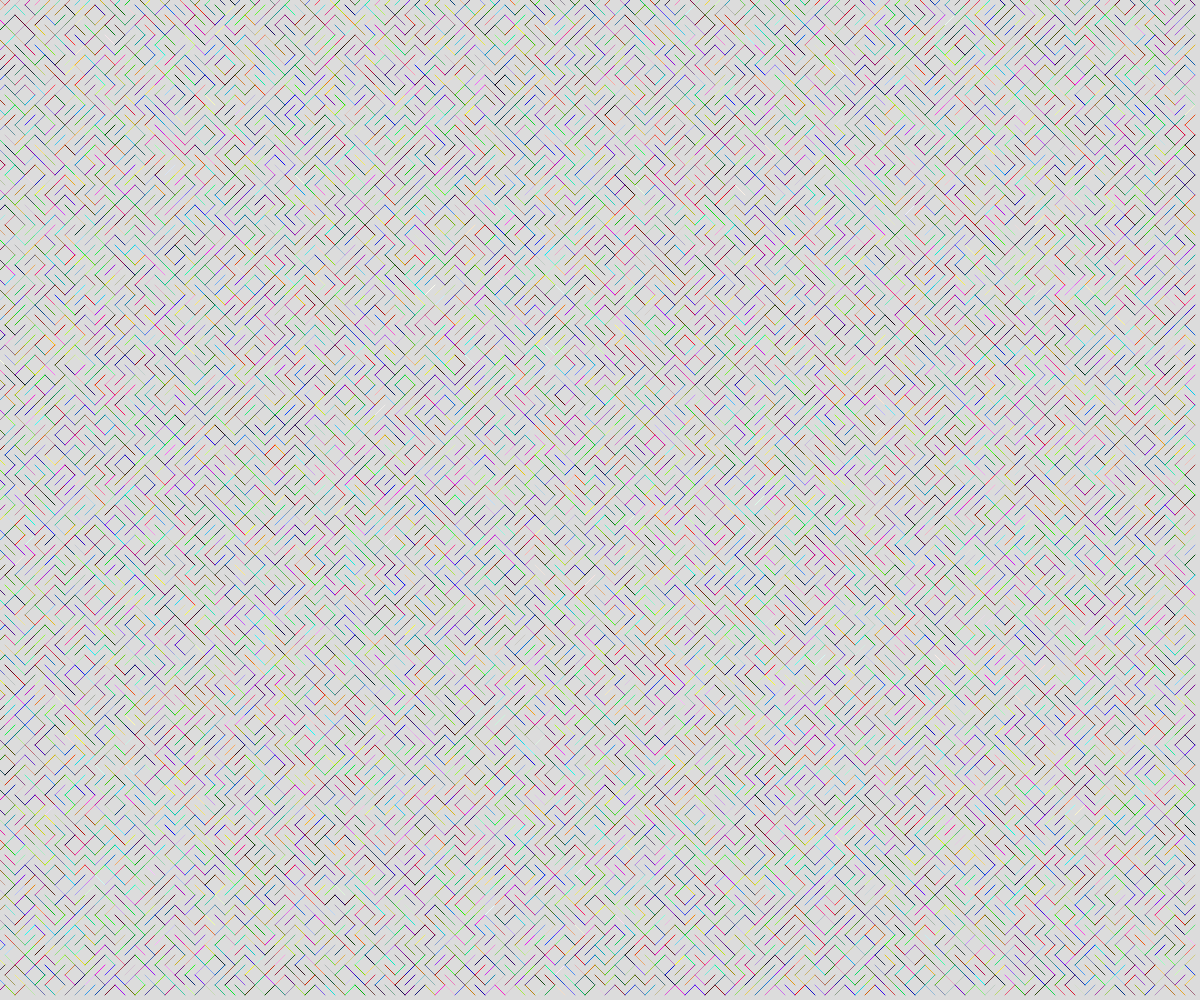
Frame 1 (no input)
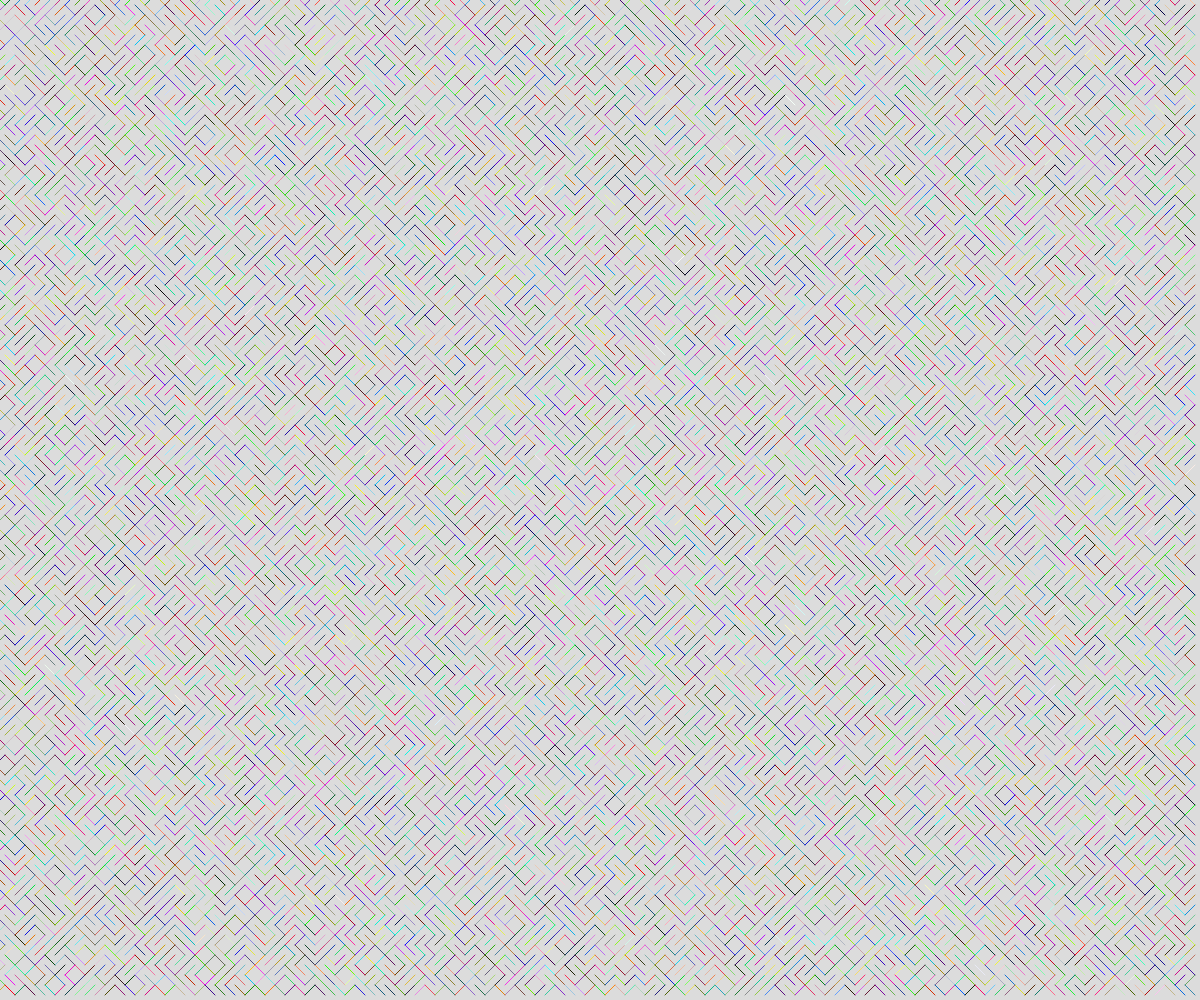
Frame 60 (no input)
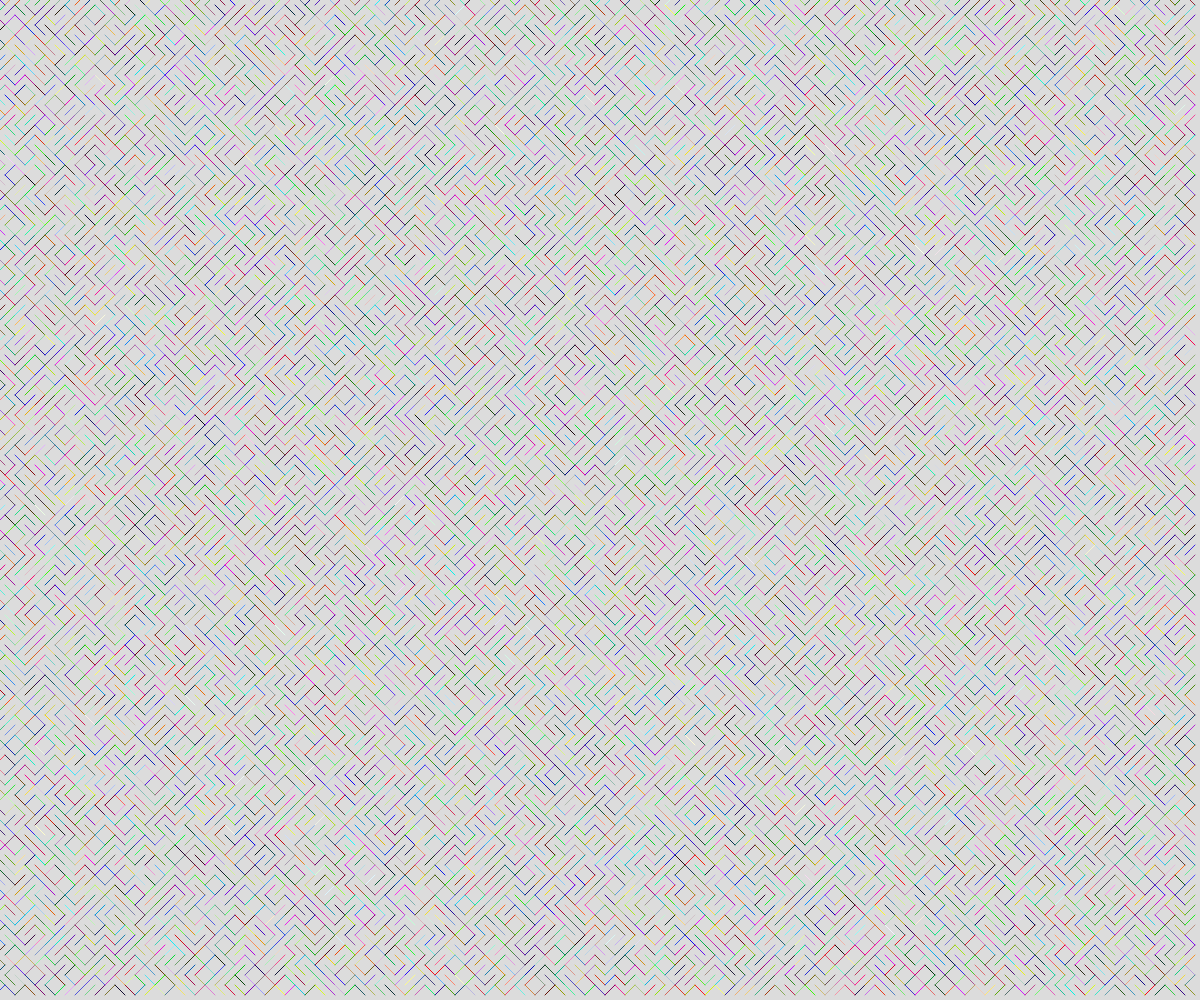
Frame 120 (the mouse pressed at the canvas centre since frame 60)

The p5.js sketch that drew these frames (run headless with seeded random() and noise() and a simulated clock; from frame 60 on, the mouse is pressed at the canvas centre):

// p5.js sketch
// ── sketch.js
// Generative Art
// Oleh Pletmintsev
// 04/10/2024
//
// Extra for Experts:
// - describe what you did to take this project "above and beyond"

const TILE_SIZE = 10;
let theTiles = [];
//let someTile;

function setup() {
  createCanvas(windowWidth, windowHeight);
  for (let x = 0; x < width; x += TILE_SIZE){
    for (let y = 0; y < height; y+= TILE_SIZE){
      let someTile = spawnTile(x, y);
      theTiles.push(someTile);
    }
  }
}

function draw() {
  background(220);

  for (let myTile of theTiles){
    stroke(random(0, 255), random(0, 255), random(0, 255));
    //strokeWeight(5);
    line(myTile.x1, myTile.y1, myTile.x2, myTile.y2);
  }  
}

function spawnTile(x, y) {
  let tile;
  let choice = random(100);

  if (choice > 50) {
    //negative slope
    tile = {
      x1: x - TILE_SIZE/2,
      y1: y - TILE_SIZE/2,
      x2: x + TILE_SIZE/2,
      y2: y + TILE_SIZE/2,
    };
  }
  else {
    //positive slope
    tile = {
      x1: x - TILE_SIZE/2,
      y1: y + TILE_SIZE/2,
      x2: x + TILE_SIZE/2,
      y2: y - TILE_SIZE/2,
    };
  }

  return tile;
}
